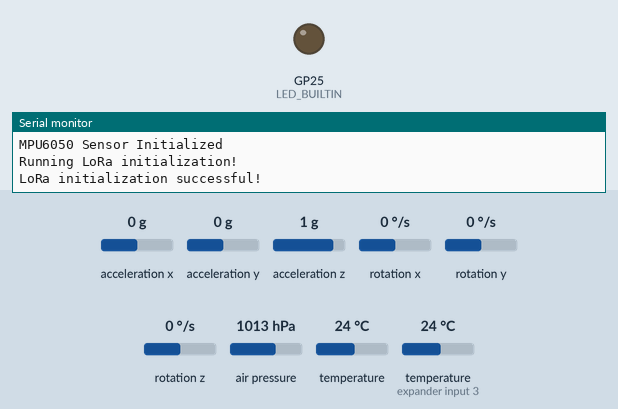
Simulated run of this sketch. Board: Raspberry Pi Pico. Shown: output pins drawn as LEDs (lit = HIGH), the last lines printed to the serial monitor. Dashed ring = blinking. The inputs (shaded band) are chosen by the test bench; at power-on: acceleration x 0 g, temperature (sensor on expander input 3) 24 °C, acceleration y 0 g, acceleration z 1 g, rotation x 0 °/s, rotation y 0 °/s, rotation z 0 °/s, air pressure 1013 hPa, temperature 24 °C. No radio packets arrive unless stated.

Above: at 0.1 s.
At 0.96 s:
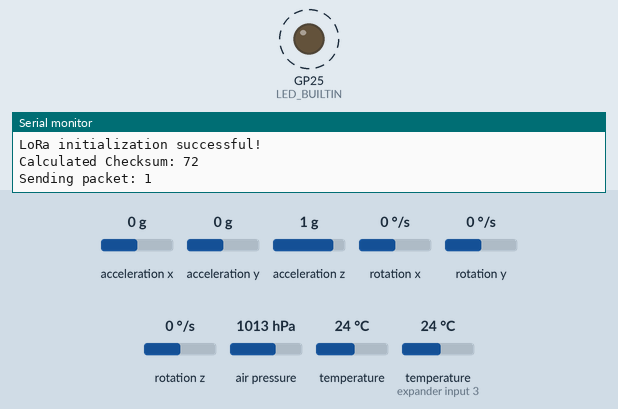
1.4 s: acceleration x set to -1.4 g
4.4 s: temperature (sensor on expander input 3) set to 19 °C
7.4 s: acceleration y set to -1.4 g
10.4 s: acceleration z set to -1.4 g
13.4 s: temperature (sensor on expander input 3) set to 28 °C
16.4 s: rotation x set to 100 °/s
Timing chart, 0 to 20.4 s (numbered marks = the images above; inputs shaded):
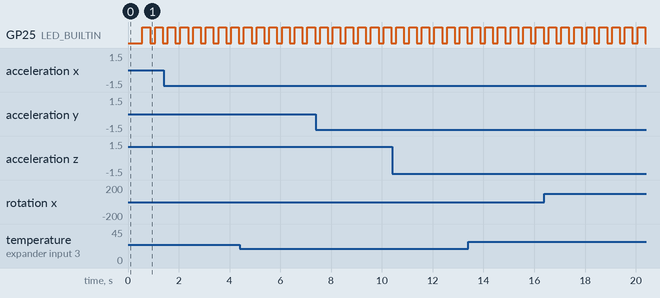

Measured:
- by itself, GP25 (LED_BUILTIN): alternates HIGH for 0.30 s and LOW for 0.20 s

The sketch:

satellite.ino
```cpp
#include <Wire.h>
#include <Adafruit_Sensor.h>
#include <Adafruit_BMP280.h>
#include <Adafruit_MPU6050.h>
#include <SPI.h>
#include <LoRa.h>

// MAIN CODE FOR SATELLITE WITH RPi Pico 2

#define SEALEVELPRESSURE_HPA (1013.25)
#define BMP280_RUNNING true
#define MPU6050_RUNNING true
#define NEO6M_RUNNING false

#define LORA_SYNCWORD 0xF3

// Pin definitions for LoRa module
#define SS_PIN 17   // Chip Select (GPIO 17)
#define RST_PIN 27  // Reset (GPIO 27)
#define DIO0_PIN 28 // IRQ (GPIO 28)

// BMP280 I2C Pins for RPi Pico 2
#define SDA_PIN 20 // GPIO 20
#define SCL_PIN 21 // GPIO 21


Adafruit_BMP280 bmp; // bmp object
Adafruit_MPU6050 mpu; // mpu object

// Global variables
unsigned long ledStartTime = 0;
const unsigned int ledTimeout = 300;
bool led_state = false;
unsigned long counter = 1;
unsigned char dataValuesNum = 1;
unsigned long lastPacketTime = 0; // Tracks the last time a packet was sent
const unsigned long interval = 500; // Interval in milliseconds (500ms = 0.5 seconds)

void setup() {
  pinMode(LED_BUILTIN, OUTPUT);

  Serial.begin(115200);
  Serial.println("Raspberry Pi Pico 2 powered Satellite SteinSat\n");

  Wire.setSDA(SDA_PIN);
  Wire.setSCL(SCL_PIN);
  Wire.begin();

  if (BMP280_RUNNING) {
    bmpSetup();
    dataValuesNum += 3;
  }

  if (MPU6050_RUNNING) {
    mpuSetup();
    dataValuesNum += 4;
  }

  loraSetup();
}

void loop() {
  unsigned long currentMillis = millis();

  if (currentMillis - lastPacketTime >= interval) {
    lastPacketTime = currentMillis;
    sendPacket();
  }

  handleLED();
}

void sendPacket() {
  unsigned char packetSize = sizeof(float) * dataValuesNum + sizeof(unsigned long) + 1;
  uint8_t payload[packetSize];
  unsigned char arrayQueue = 0;
  uint8_t checksum = 0;

  // Cast float data into raw binary data
  float sensorData[dataValuesNum];
  getSensorData(sensorData);

  for (int i = 0; i < dataValuesNum; i++) {
    uint8_t binData[sizeof(float)];
    toBinary(sensorData[i], binData);

    if (arrayQueue + sizeof(binData) <= packetSize) {
      memcpy(&payload[arrayQueue], binData, sizeof(binData));
      arrayQueue += sizeof(binData);
    } else {
      Serial.println("Error: Payload array overflow.");
      break;
    }
  }

  uint8_t binPacketCounter[sizeof(unsigned long)];
  ulongToBinary(counter, binPacketCounter);

  if (arrayQueue + sizeof(binPacketCounter) <= packetSize) {
    memcpy(&payload[arrayQueue], binPacketCounter, sizeof(binPacketCounter));
    arrayQueue += sizeof(binPacketCounter);
  } else {
    Serial.println("Error: Payload array overflow.");
  }

  // Calculate checksum
  for (int i = 0; i < packetSize - 1; i++) {
    checksum ^= payload[i];
  }

  Serial.print("Calculated Checksum: ");
  Serial.println(checksum, HEX);

  // Append checksum to payload
  if (arrayQueue <= packetSize) {
    payload[arrayQueue] = checksum;
  } else {
    Serial.println("Error: Payload array overflow.");
  }

  Serial.print("Sending packet: ");
  Serial.println(counter);

  // Start LoRa packet
  LoRa.beginPacket();
  LoRa.write(payload, packetSize); // Send the raw binary data
  LoRa.endPacket();

  // Signal sent packet
  signalLED();

  // Count packets sent
  counter++;
}

void signalLED() {
  if (!led_state) {
    // Turn on the LED
    digitalWrite(LED_BUILTIN, HIGH);
    ledStartTime = millis(); // Record the time when the LED was turned on
    led_state = true;
  }
}

void handleLED() {
  if (led_state && millis() - ledStartTime >= ledTimeout) {
    // Turn off the LED after the timeout
    digitalWrite(LED_BUILTIN, LOW);
    led_state = false;
  }
}

void loraSetup() {
  Serial.println("Running LoRa initialization!");

  // Initialize LoRa module
  LoRa.setPins(SS_PIN, RST_PIN, DIO0_PIN);

  // Set frequency (433 MHz for Asia/Europe or 915 MHz for North America)
  if (!LoRa.begin(433E6)) {
    Serial.println("LoRa initialization failed. Check your connections.");
    while (true);
  }

  LoRa.enableCrc();

  // Set sync word to ensure communication is only between these devices
  LoRa.setSyncWord(LORA_SYNCWORD);
  Serial.println("LoRa initialization successful!");
}

void bmpSetup() {
  Serial.println("Initializing BMP280 sensor...");
  if (!bmp.begin(0x76)) {
    Serial.println("Error: Could not find a valid BMP280 sensor. Check wiring and I2C address!");
    // Optionally halt the system if the BMP280 is critical
    while (true);
  }
  Serial.println("BMP280 sensor initialization successful!");
}

void mpuSetup() {
  Serial.println("Initializing MPU6050 sensor...");
  if (!mpu.begin()) {
    Serial.println("Could not find MPU6050 sensor...");
  }
  Serial.println("MPU6050 Sensor Initialized");
  // Set sensor range
  mpu.setAccelerometerRange(MPU6050_RANGE_2_G);
  mpu.setGyroRange(MPU6050_RANGE_250_DEG);
  mpu.setFilterBandwidth(MPU6050_BAND_21_HZ);
}

void getSensorData(float* data) {
  unsigned char queue = 0;

  data[queue++] = analogReadTemp();

  if (BMP280_RUNNING) {
    data[queue++] = bmp.readTemperature();
    data[queue++] = bmp.readPressure() / 100.0F;
    data[queue++] = bmp.readAltitude(SEALEVELPRESSURE_HPA);
  }

  if (MPU6050_RUNNING) {
    sensors_event_t a, g, temp;
    mpu.getEvent(&a, &g, &temp);
    float acceleration_vector_components[3] = {a.acceleration.x, a.acceleration.y, a.acceleration.z};
    float acceleration_vector_magnitude = calculate_magnitude(acceleration_vector_components);
    data[queue++] = acceleration_vector_magnitude;

    data[queue++] = g.gyro.x;
    data[queue++] = g.gyro.y;
    data[queue++] = g.gyro.z;
  }
}

float calculate_magnitude(float* acceleration_vector_components) {
  // This calculates the magnitude of the acceleration vector, presuming that z is facing down
  return sqrt(pow(acceleration_vector_components[0], 2) + pow(acceleration_vector_components[1], 2) + pow(acceleration_vector_components[2]-9.81, 2));
}

union FloatToBinary {
    float dec;             // The float value
    uint8_t bin[sizeof(float)]; // Binary representation
};

// Function to convert float to binary
void toBinary(float dec, uint8_t* bin) {
    FloatToBinary converter;
    converter.dec = dec;  // Assign the float value
    memcpy(bin, converter.bin, sizeof(converter.bin));  // Copy binary data to output
}

union UlongToBinary {
  unsigned long dec;
  uint8_t bin[sizeof(unsigned long)];
};

void ulongToBinary(unsigned long dec, uint8_t* bin) {
  UlongToBinary converter;
  converter.dec = dec;
  memcpy(bin, converter.bin, sizeof(converter.bin));
}
```
